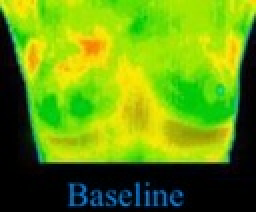
%> input picture 0.jpg, 128 x 106 px, shrunk from 185 x 153 before the run, given in place of 3x3.jpg, which was not available (shown 2 times larger)
$ octave main.m   (GNU Octave 9; MATLAB toolbox functions it lacks are replaced by stand-ins)
%> lines starting %> are read from the running program, lines starting %| are printed output that depends on the picture; pictures that were not available may be replaced by others from this repository, and a replacement may not be noted
%> the answer given: Euler, agujeros y ROI
%> the answer given: 3x3.jpg, 0, 0
### roiAgujeros.m
function [ roi,num_cc,num_euler,num_agujeros ] = roiAgujeros( nombreImagen,punto_inicial_x,punto_inicial_y )
%> called with nombreImagen = 'pictures/3x3.jpg', punto_inicial_x = 0, punto_inicial_y = 0
%UNTITLED Summary of this function goes here
%   Detailed explanation goes here

A = imread(nombreImagen); %Lectura de imagen
%> A is the input picture: size 106x128x3 uint8; mean R, G, B 101.3, 148.3, 12.6
figure('units','normalized','outerposition',[0 0 1 1])
subplot(2,2,1)
imagesc(A)
[longitudY,lontigudX] = size(A(:,:,1));
%> longitudY = 106; lontigudX = 128
X1=[];
Y1=[];
cont=0;

%Matrices de posici髇
for i=1:longitudY
    X1=[X1;0:lontigudX-1];
    Y1=[Y1;ones(1,lontigudX)*cont];
    cont=cont+1;
end
%> this loop made 106 passes
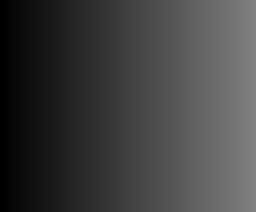
%> X1: size 106x128 double (shown 2 times larger); min 0, max 127, mean 63.5
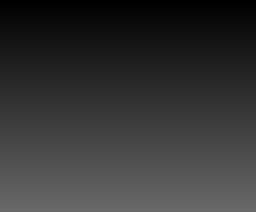
%> Y1: size 106x128 double (shown 2 times larger); min 0, max 105, mean 52.5
%> after the loop, cont = 106


R=A(:,:,1); %Rojo
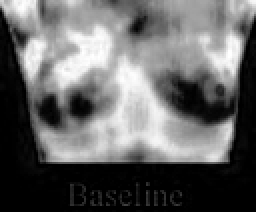
%> R: size 106x128 uint8 (shown 2 times larger); min 0, max 255, mean 101.3
G=A(:,:,2); %Verde
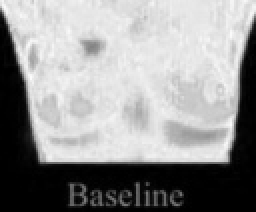
%> G: size 106x128 uint8 (shown 2 times larger); min 0, max 252, mean 148.3
B=A(:,:,3); %Azul
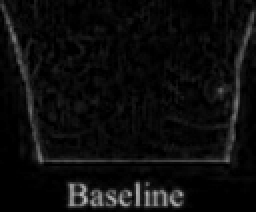
%> B: size 106x128 uint8 (shown 2 times larger); min 0, max 187, mean 12.6

%Creaci髇 de la matriz(Posici髇X,Posici髇Y,Rojo,Verde,Azul)
M=X1;
M(:,:,2)=Y1;
M(:,:,3)=R;
M(:,:,4)=G;
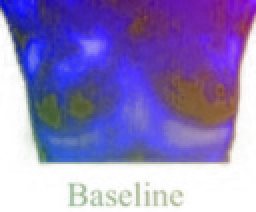
%> M: size 106x128x4 double (shown 2 times larger); mean R, G, B, A 63.5, 52.5, 101.3, 148.3; transparent parts drawn white
M(:,:,5)=B;

[out,cero_celdas,uno_celdas]=cc_from_seed(punto_inicial_x,punto_inicial_y,M);
roi=out;


num_dos_celdas=size(roi);
num_dos_celdas=num_dos_celdas(1);


cero_celdas=unique(cero_celdas,'rows');
uno_celdas=unique(uno_celdas,'rows');

num_cero_celdas=size(cero_celdas);
num_cero_celdas=num_cero_celdas(1);

num_uno_celdas=size(uno_celdas);
num_uno_celdas=num_uno_celdas(1);

num_euler=num_cero_celdas-num_uno_celdas+num_dos_celdas;
num_agujeros=1-num_euler;
num_cc=1;
subplot(2,2,2)
imagesc(A)

hold on

scatter(out(:,1)+1,out(:,2)+1,50,[1 0 1],'filled','square')

msg = cell(6,1);
msg{1} = sprintf('N鷐ero de Euler:%2.0f',num_euler);
msg{2} = sprintf('N鷐ero de CC:%2.0f',1);
msg{3} = sprintf('N鷐ero de Agujeros:%2.0f',num_agujeros);
msg{4} = sprintf('N鷐ero de 0 celdas:%2.0f',num_cero_celdas);
msg{5} = sprintf('N鷐ero de 1 celdas:%2.0f',num_uno_celdas);
msg{6} = sprintf('N鷐ero de 2 celdas:%2.0f',num_dos_celdas);
mensaje=msgbox(msg,'INFO');
set(mensaje,'position',[360,100,190,150])
object_handles = findall(mensaje)
set( object_handles(4), 'FontSize', 15)
end

### cc_from_seed.m
function [ out,cero_celdas,uno_celdas ] = cc_from_seed(x,y,M)
%> called with x = 0, y = 0
%UNTITLED2 Summary of this function goes here
%   x,y position of the seed
%   M Image

%Algoritmo para detectar componentes


pixVisitados=[];
pixNoVisitados=[x,y];
tamNoVisitados=size(pixNoVisitados);
tamNoVisitados=tamNoVisitados(1);


cero_celdas=[];
uno_celdas=[];
while tamNoVisitados > 0
    %Mirar el primero no visitado, calcular sus cc a馻dir el punto a
    %visitado y las cc a no visitados

    cc4=conexos4(pixNoVisitados(1,1),pixNoVisitados(1,2),x,y,M);

    pixVisitados=[pixVisitados;pixNoVisitados(1,1),pixNoVisitados(1,2)];

    roi_cero1=[pixNoVisitados(1,1)+(0.5) pixNoVisitados(1,2)+(0.5)];
    roi_cero2=[pixNoVisitados(1,1)-(0.5) pixNoVisitados(1,2)-0.5];
    roi_cero3=[pixNoVisitados(1,1)-0.5 pixNoVisitados(1,2)+0.5];
    roi_cero4=[pixNoVisitados(1,1)+0.5 pixNoVisitados(1,2)-0.5];
    roi_uno1=[pixNoVisitados(1,1) pixNoVisitados(1,2)+0.5];
    roi_uno2=[pixNoVisitados(1,1) pixNoVisitados(1,2)-0.5];
    roi_uno3=[pixNoVisitados(1,1)-0.5 pixNoVisitados(1,2)];
    roi_uno4=[pixNoVisitados(1,1)+0.5 pixNoVisitados(1,2)];
    cero_celdas=[cero_celdas;roi_cero1;roi_cero2;roi_cero3;roi_cero4];
    uno_celdas=[uno_celdas;roi_uno1;roi_uno2;roi_uno3;roi_uno4];

    for i=1:4
        if cc4(i)==3

            if i==1
                p=[pixNoVisitados(1,1) pixNoVisitados(1,2)-1];
                true=ismember(p,pixVisitados,'rows');
                true=true+ismember(p,pixNoVisitados,'rows');
                if true==0
                    pixNoVisitados=[pixNoVisitados;pixNoVisitados(1,1),pixNoVisitados(1,2)-1];
                end
            end
            if i==2
                p=[pixNoVisitados(1,1) pixNoVisitados(1,2)+1];
                true=ismember(p,pixVisitados,'rows');
                true=true+ismember(p,pixNoVisitados,'rows');
                if true==0
                    pixNoVisitados=[pixNoVisitados;pixNoVisitados(1,1),pixNoVisitados(1,2)+1];
                end
            end
            if i==3
                p=[pixNoVisitados(1,1)-1 pixNoVisitados(1,2)];
                true=ismember(p,pixVisitados,'rows');
                true=true+ismember(p,pixNoVisitados,'rows');
                if true==0
                    pixNoVisitados=[pixNoVisitados;pixNoVisitados(1,1)-1,pixNoVisitados(1,2)];
                end
            end
            if i==4
                p=[pixNoVisitados(1,1)+1 pixNoVisitados(1,2)];
                true=ismember(p,pixVisitados,'rows');
                true=true+ismember(p,pixNoVisitados,'rows');
                if true==0
                    pixNoVisitados=[pixNoVisitados;pixNoVisitados(1,1)+1,pixNoVisitados(1,2)];
                end
            end
        end
    end

    pixNoVisitados(1,:)=[];


    tamNoVisitados=size(pixNoVisitados);

    tamNoVisitados=tamNoVisitados(1);
    pixVisitados;
    pixNoVisitados;


end
%> this loop made 5279 passes
%> (x in conexos4, y in conexos4, cc4, roi_cero1, roi_cero2, roi_cero3, roi_cero4, roi_uno1) on passes 7, 9, 10: (2, 3, [3; 3; 3; 3], [1.5 2.5], [0.5 1.5], [0.5 2.5], [1.5 1.5], [1 2.5]), (4, 1, [0; 3; 3; 3], [3.5 0.5], [2.5 -0.5], [2.5 0.5], [3.5 -0.5], [3 0.5]), (2, 4, [3; 2; 2; 3], [1.5 3.5], [0.5 2.5], [0.5 3.5], [1.5 2.5], [1 3.5])


out=pixVisitados;

end

### conexos4.m
function [ contArray ] = conexos4(x,y,xor,yor,M )
%UNTITLED3 Summary of this function goes here
%   Detailed explanation goes here

x=x+1;
y=y+1;
cc4=[];
for i=3:5

    try
        top=M(y-1,x,i);
    catch
        top=-1;
    end

    try
        bot=M(y+1,x,i);
    catch
        bot=-1;
    end

    try
        left=M(y,x-1,i);
    catch
        left=-1;
    end

    try
        right=M(y,x+1,i);
    catch
        right=-1;
    end

    cc4=[cc4;top,bot,left,right];
end

cont=0;
contArray=[];

for u=1:4
    for i=1:3

        if cc4(i,u)==-1


        else
            if (M(yor+1,xor+1,2+i)>(cc4(i,u)-60)) && (M(yor+1,xor+1,2+i)<(cc4(i,u)+60))
                cont=cont+1;
            end

        end
    end
    contArray=[contArray;cont];
    cont=0;
end
end

### main.m
dlgTitle    = 'Escoja una opci髇';
dlgQuestion = '縌ue programa desea ejecutar?';
choice = questdlg(dlgQuestion,dlgTitle,'Euler, agujeros y ROI','Expansion de semillas', 'Euler, agujeros y ROI');

if choice=='Euler, agujeros y ROI'

    prompt = {'Enter image name:','Enter coordinate x seed pixel:','Enter cooordinate y seed pixel'};
    title = 'Input';
    dims = [1 35];
    definput = {'3x3.jpg','0','0'};
    answer = inputdlg(prompt,title,dims,definput)

    imagen=strcat(char('pictures/'),char(answer(1)))
    x=str2num(char(answer(2)))
    y=str2num(char(answer(3)))
    [roi,euler,num_cc,num_agujeros]=roiAgujeros(imagen,x,y)
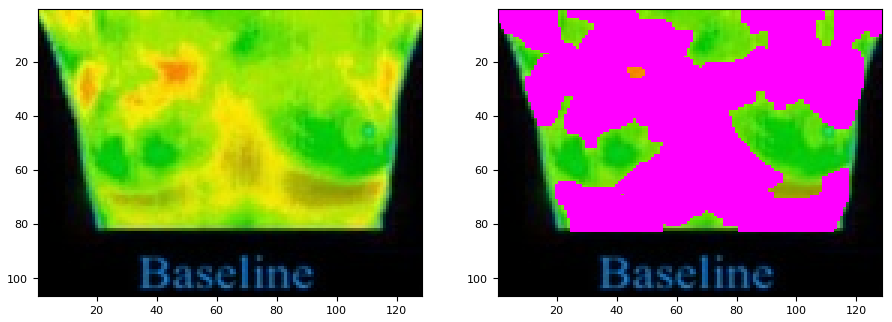
%> figure redrawn from the program's plot data, 2 panels
end


if char(choice)== 'Expansion de semillas'
    prompt = {'Enter image name:','Enter number of seed to filter:','dist min between seeds'};
    title = 'Input';
    dims = [1 35];
    definput = {'espalda.jpg','70','5'};
    answer = inputdlg(prompt,title,dims,definput)

    imagen=strcat(char('pictures/'),char(answer(1)))
    numberSeed=str2num(char(answer(2)));
    dist=str2num(char(answer(3)));
    expansionSemillas(imagen,numberSeed,dist);
end
